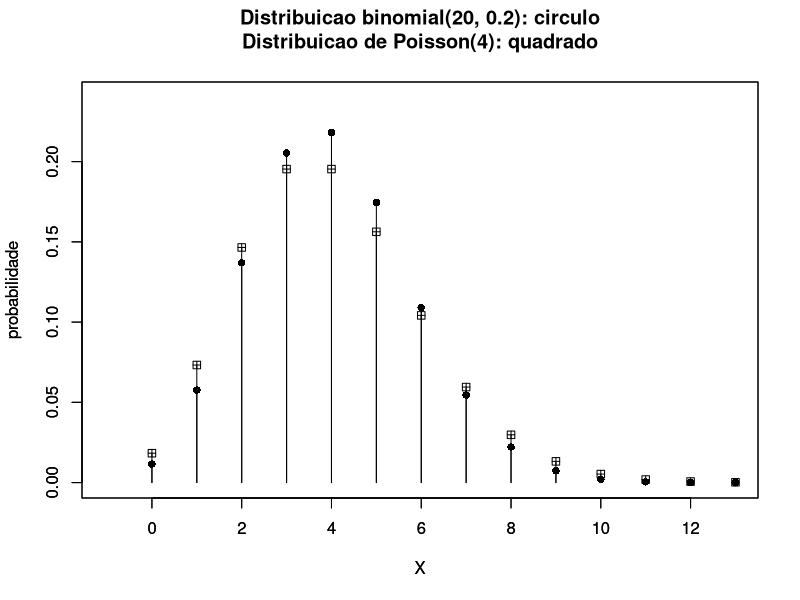

Generate this figure with R:
sink("exemplo09_binomial_aproxPois_n10p10.txt")
n <- 20
p <- 0.2
cat("X ~ binomial(",n,", ",p,")\n", sep="")
m <- n*p
dp <- sqrt(n*p*(1-p))
cat("Media de X = ",m,"\n", sep="")
cat("Desvio-padrao de X = ",round(dp,2),"\n", sep="")
X <- 0:n
if (n >= 20 && p <= 0.05)
{cat("Binomial(",n,", ",p,") semelhante a Poisson(",m,")\n\n", sep="")} else
{cat("Binomial(",n,", ",p,") diferente de Poisson(",m,")\n\n", sep="")}
probbinom <- dbinom(x=X,size=n,prob=p)
probPois <- dpois(x=X,lambda=m)
print(round((tbl <- data.frame(X,probbinom,probPois)),6))
sink()
png("exemplo09_binomial_aproxPois.png")
plot(X,probbinom,type="h",
     main=paste0("Distribuicao binomial(",n,", ",p,"): circulo\n\n"),
     xlab="X", ylab="probabilidade",
     xlim=c(-1,m+5*dp), ylim=c(0,1.1*max(c(max(probbinom),max(probPois)))),
     lwd=1,col="black")
points(X,probbinom,pch=16,cex=1,col="black")
par(new=TRUE)
plot(X,probPois,type="h",
     main=paste0("Distribuicao de Poisson(",m,"): quadrado"),
     xlab="X", ylab="probabilidade",
     xlim=c(-1,m+5*dp), ylim=c(0,1.1*max(c(max(probbinom),max(probPois)))),
     lwd=1,col="black")
points(X,probPois,pch=12,cex=1,col="black")
dev.off()
